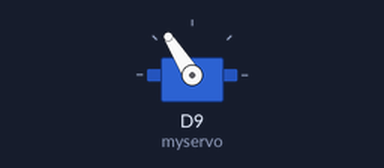
A sketch run on a simulated Arduino Due. Parts: servo.

Above: at 0.05 s.
Timing chart, 0 to 4.6 s (numbered marks = the images above):
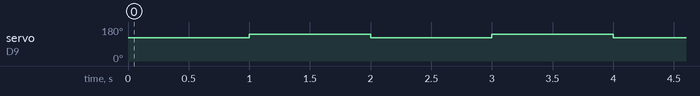

The sketch:

test.ino
```cpp
#include <Servo.h>

Servo myservo;

void setup()
{
  myservo.attach(9);

}

void loop() {
  myservo.writeMicroseconds(1800);
  delay(1*1000);
  myservo.writeMicroseconds(2000);
  delay(1*1000);
} 
```

Measured:
- by itself, servo on D9 (myservo): alternates 141° for 1.0 s and 122° for 1.0 s
